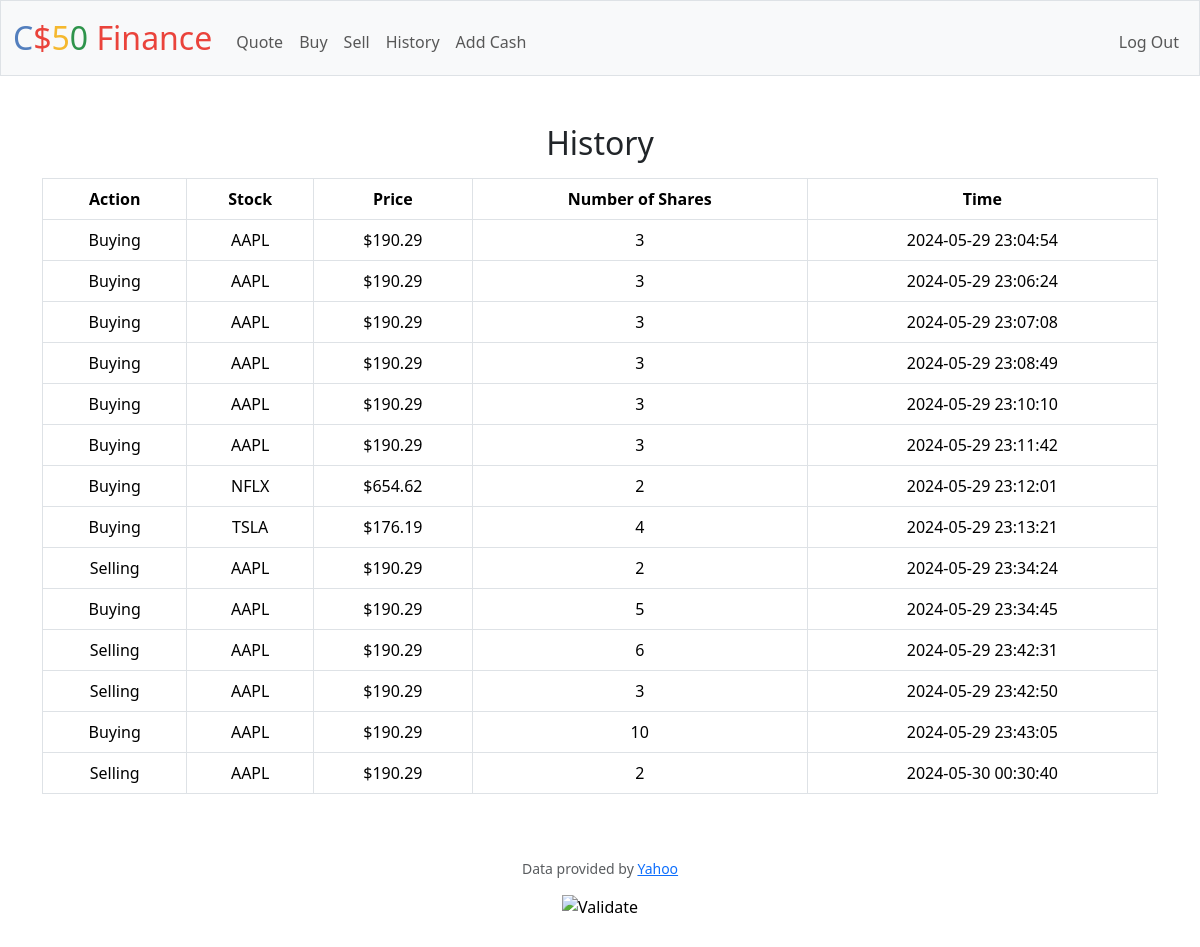
The app's page /history (signed in) with its own data.
### tables this page shows
CREATE TABLE transactions (id INTEGER PRIMARY KEY AUTOINCREMENT NOT NULL, user_id INTEGER NOT NULL, buying BOOLEAN NOT NULL, stock_symbol TEXT NOT NULL, stock_price NUMERIC NOT NULL, stock_shares INTEGER NOT NULL, time TEXT NOT NULL, FOREIGN KEY (user_id) REFERENCES users(id));

### app.py (the view)
@app.route("/history")
@login_required
def history():
    transactions = db.execute("SELECT * FROM transactions WHERE user_id = ?",
                              session["user_id"])
    return render_template("history.html", transactions=transactions)

### app.py (called while the page is built)
@app.after_request
def after_request(response):
    response.headers["Cache-Control"] = "no-cache, no-store, must-revalidate"
    response.headers["Expires"] = 0
    response.headers["Pragma"] = "no-cache"
    return response

### helpers.py (called while the page is built)
def login_required(f):
    @wraps(f)
    def decorated_function(*args, **kwargs):
        if session.get("user_id") is None:
            return redirect("/login")
        return f(*args, **kwargs)
    return decorated_function

def usd(value):
    return f"${value:,.2f}"

### templates/history.html (shortened to what this page needs)
{% extends "layout.html" %}
{% block main %}
    <h2 class="mb-3">History</h2>
        <table class="table table-bordered">
            <thead>
                <tr>
                    <th scope="col">Action</th>
                    <th scope="col">Stock</th>
                    <th scope="col">Price</th>
                    <th scope="col">Number of Shares</th>
                    <th scope="col">Time</th>
                </tr>
            </thead>
            <tbody>
                {% for transaction in transactions %}
                    <tr>
                        <td>
                            {% if transaction.buying %}
                            Buying
                            {% else %}
                            Selling
                            {% endif %}
                        </td>
                        <td>{{ transaction.stock_symbol }}</td>
                        <td>{{ transaction.stock_price | usd }}</td>
                        <td>{{ transaction.stock_shares }}</td>
                        <td>{{ transaction.time }}</td>
                    </tr>
                {% endfor %}
            </tbody>
        </table>
{% endblock %}

### templates/layout.html (shortened to what this page needs)
<!DOCTYPE html>
<html lang="en">
    <head>
        <link href="https://cdn.jsdelivr.net/npm/bootstrap@5.3.3/dist/css/bootstrap.min.css" rel="stylesheet">
        <link href="/static/styles.css" rel="stylesheet">
    </head>
    <body>
        <nav class="bg-light border navbar navbar-expand-md navbar-light">
            <div class="container-fluid">
                <a class="navbar-brand" href="/"><span class="blue">C</span><span class="red">$</span><span class="yellow">5</span><span class="green">0</span> <span class="red">Finance</span></a>
                <div class="collapse navbar-collapse" id="navbar">
                    {% if session["user_id"] %}
                        <ul class="navbar-nav me-auto mt-2">
                            <li class="nav-item"><a class="nav-link" href="/quote">Quote</a></li>
                            <li class="nav-item"><a class="nav-link" href="/buy">Buy</a></li>
                            <li class="nav-item"><a class="nav-link" href="/sell">Sell</a></li>
                            <li class="nav-item"><a class="nav-link" href="/history">History</a></li>
                            <li class="nav-item"><a class="nav-link" href="/add_cash">Add Cash</a></li>
                        </ul>
                        <ul class="navbar-nav ms-auto mt-2">
                            <li class="nav-item"><a class="nav-link" href="/logout">Log Out</a></li>
                        </ul>
                    {% else %}
                        <ul class="navbar-nav ms-auto mt-2">
                            <li class="nav-item"><a class="nav-link" href="/register">Register</a></li>
                            <li class="nav-item"><a class="nav-link" href="/login">Log In</a></li>
                        </ul>
                    {% endif %}
                </div>
            </div>
        </nav>
        <main class="container py-5 text-center">
            {% block main %}{% endblock %}
        </main>
        <footer class="mb-5">
            <p class="mb-3 small text-center text-muted">
                Data provided by <a href="https://finance.yahoo.com/">Yahoo</a>
            </p>
            <form action="https://validator.w3.org/check" class="text-center" enctype="multipart/form-data" method="post" target="_blank">
                <input alt="Validate" src="/static/I_heart_validator.png" type="image">
            </form>
        </footer>
    </body>
</html>

### static/styles.css (style rules this page uses)
nav .navbar-brand { font-size: xx-large; }
nav .navbar-brand .blue { color: #537fbe; }
nav .navbar-brand .red { color: #ea433b; }
nav .navbar-brand .yellow { color: #f5b82e; }
nav .navbar-brand .green { color: #2e944b; }

### records on screen
transactions: buying "Buying"
transactions: buying "Buying"
transactions: buying "Buying"
transactions: buying "Buying"
transactions: buying "Buying"
transactions: buying "Buying"
transactions: buying "Buying"
transactions: buying "Buying"
transactions: buying "Selling"
transactions: buying "Buying"
transactions: buying "Selling"
transactions: buying "Selling"
transactions: buying "Buying"
transactions: buying "Selling"
